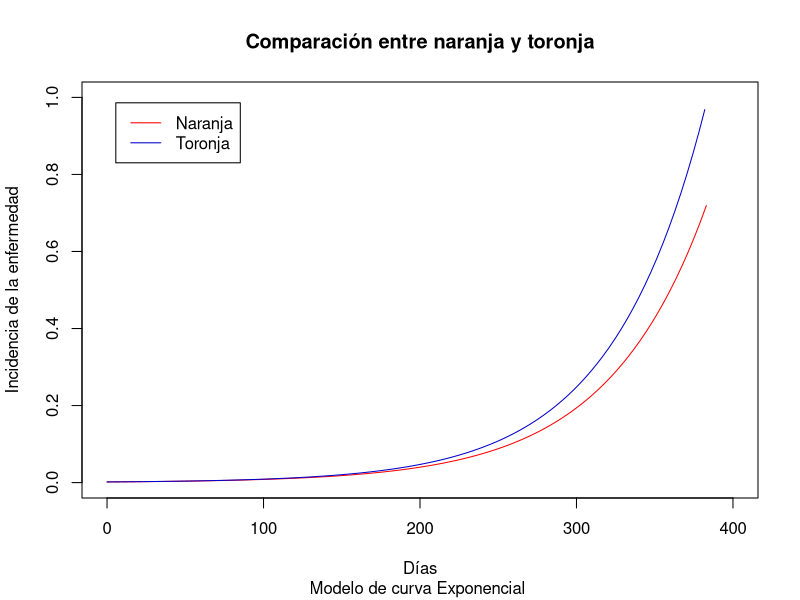
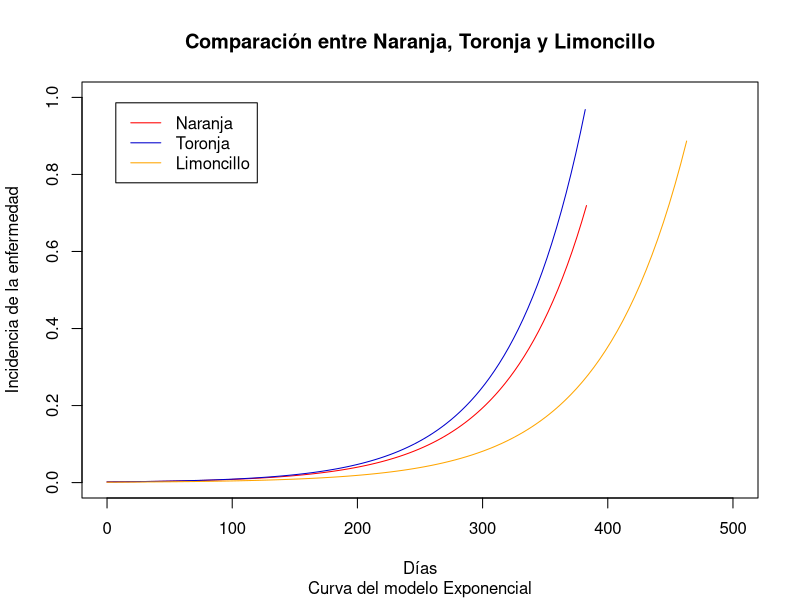

The R script that drew these images, in order:
# Epidemiología vegetal
# Ejercicio 6
# Dr. Ezequiel López
# Dr. Byron González
# http://cete.fausac.gt
# Este material es una traducción libre con base en el texto  
# Ecology and Epidemiology in R: Disease Progress Over Time
# https://www.apsnet.org/edcenter/disimpactmngmnt/topc/EcologyAndEpidemiologyInR/DiseaseProgress/Pages/default.aspx

## Graficando dos curvas

##Configurando la función

plot2 <- function(y1,y2,r1,r2,max1,max2){
  
  # La primera curva 
  curve(
    y1*exp(r1*x),
    from=0,
    to=max1,
    add=FALSE,
    lty=1,
    xlab='Días',
    ylab='Incidencia de la enfermedad',
    col='red',
    xlim=c(0,400),
    ylim=c(0,1)
  )
  
  # La segunda curva
  curve(y2*exp(r2*x),
        from=0,
        to=max2,
        add=TRUE,
        lty=1,
        col='mediumblue'
  )
}

##Ejecutando la función plot2

plot2(0.0017,0.0017,0.01579,0.01661,383,382);

##Creando los títulos para los gráficos y subtítulos en el fondo

title(main="Comparación entre naranja y toronja",
      sub="Modelo de curva Exponencial ")

##Creando las leyendas en la esquina superior izquierda

legend(
  "topleft",
  c("Naranja","Toronja"),
  lty=c(1),
  col=c("red","mediumblue"),
  inset=0.05
)

##################################################################################

## Graficando tres curvas

##Configurando la función
plot3 <- function(y1,y2,y3,r1,r2,r3,max1,max2,max3){
  
  # La primera curva
  
  curve(y1*exp(r1*x),
        from=0,
        to=max1,
        add=FALSE,
        lty=1,
        xlab='Días',
        ylab='Incidencia de la enfermedad',
        col='red',
        xlim=c(0,500),
        ylim=c(0,1)
  )
  
  # La segunda curva
  
  curve(y2*exp(r2*x),
        from=0,
        to=max2,
        add=TRUE,
        lty=1,
        col='mediumblue'
  )
  
  # La tercera curva
  
  curve(y3*exp(r3*x),
        from=0,
        to=max3,
        add=TRUE,
        lty=1,
        col='orange'
  )
}

##Ejecute la función plot3
plot3(0.0017,0.0017,0.001,0.01579,0.01661,0.01466,383,382,463);

##Crear el título para la gráfica y subtítulo al fondo

title(
  main="Comparación entre Naranja, Toronja y Limoncillo",
  sub="Curva del modelo Exponencial"
)

##Creando las leyendas en la esquina superior izquierda

legend(
  "topleft",
  c("Naranja","Toronja","Limoncillo"),
  lty=c(1),
  col=c("red","mediumblue","orange"),
  inset=0.05
)
